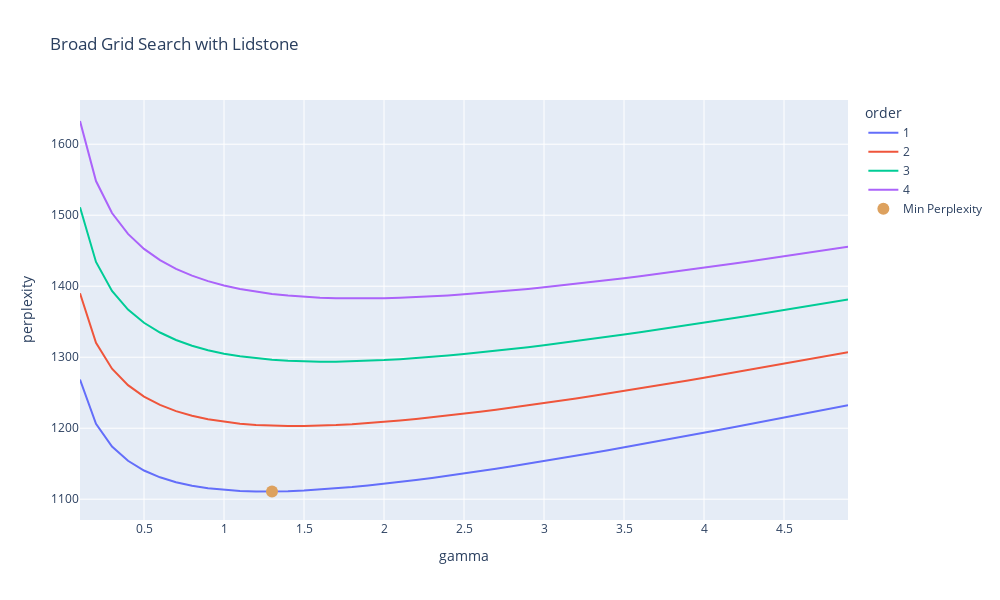

Write notebook code for a chart like this one.
### Markdown cell above
#### Plotting Grid Search

### Code cell
fig = px.line(results_df, x='gamma', y='perplexity', color='order', 
              color_discrete_sequence=px.colors.qualitative.Plotly,
              title = "Broad Grid Search with Lidstone")
fig.add_trace(go.Scatter(x=[results_df_slice.loc[best_index,'gamma']], y=[results_df_slice.loc[best_index,'perplexity']], mode='markers', marker=dict(color='#DDA15E', size=12),name='Min Perplexity'))
fig.update_layout(width=1000, height=600)
fig.show()

### Figure 1 — Plotly figure (JSON) as saved in the notebook; plotly's stock layout.template omitted (floating-point values rounded to 4 significant figures)
{"data": [{"hovertemplate": "order=1<br>gamma=%{x}<br>perplexity=%{y}<extra></extra>", "legendgroup": "1", "line": {"color": "#636EFA", "dash": "solid"}, "marker": {"symbol": "circle"}, "mode": "lines", "name": "1", "orientation": "v", "showlegend": true, "type": "scatter", "x": [0.1, 0.2, 0.3, 0.4, 0.5, 0.6, 0.7, 0.8, 0.9, 1, 1.1, 1.2, 1.3, 1.4, 1.5, 1.6, 1.7, 1.8, 1.9, 2, 2.1, 2.2, 2.3, 2.4, 2.5, 2.6, 2.7, 2.8, 2.9, 3, 3.1, 3.2, 3.3, 3.4, 3.5, 3.6, 3.7, 3.8, 3.9, 4, 4.1, 4.2, 4.3, 4.4, 4.5, 4.6, 4.7, 4.8, 4.9], "xaxis": "x", "y": [1269.0, 1206.0, 1174.0, 1154.0, 1140.0, 1131.0, 1124.0, 1119.0, 1115.0, 1113.0, 1112.0, 1111.0, 1111.0, 1111.0, 1112.0, 1113.0, 1115.0, 1117.0, 1119.0, 1122.0, 1124.0, 1127.0, 1130.0, 1133.0, 1136.0, 1139.0, 1143.0, 1146.0, 1150.0, 1154.0, 1157.0, 1161.0, 1165.0, 1169.0, 1173.0, 1177.0, 1181.0, 1185.0, 1189.0, 1194.0, 1198.0, 1202.0, 1206.0, 1211.0, 1215.0, 1219.0, 1224.0, 1228.0, 1232.0], "yaxis": "y"}, {"hovertemplate": "order=2<br>gamma=%{x}<br>perplexity=%{y}<extra></extra>", "legendgroup": "2", "line": {"color": "#EF553B", "dash": "solid"}, "marker": {"symbol": "circle"}, "mode": "lines", "name": "2", "orientation": "v", "showlegend": true, "type": "scatter", "x": [0.1, 0.2, 0.3, 0.4, 0.5, 0.6, 0.7, 0.8, 0.9, 1, 1.1, 1.2, 1.3, 1.4, 1.5, 1.6, 1.7, 1.8, 1.9, 2, 2.1, 2.2, 2.3, 2.4, 2.5, 2.6, 2.7, 2.8, 2.9, 3, 3.1, 3.2, 3.3, 3.4, 3.5, 3.6, 3.7, 3.8, 3.9, 4, 4.1, 4.2, 4.3, 4.4, 4.5, 4.6, 4.7, 4.8, 4.9], "xaxis": "x", "y": [1390.0, 1320.0, 1284.0, 1261.0, 1245.0, 1233.0, 1224.0, 1218.0, 1213.0, 1209.0, 1206.0, 1205.0, 1204.0, 1203.0, 1203.0, 1204.0, 1204.0, 1206.0, 1207.0, 1209.0, 1211.0, 1213.0, 1215.0, 1218.0, 1220.0, 1223.0, 1226.0, 1229.0, 1232.0, 1235.0, 1239.0, 1242.0, 1245.0, 1249.0, 1252.0, 1256.0, 1260.0, 1263.0, 1267.0, 1271.0, 1275.0, 1279.0, 1283.0, 1287.0, 1291.0, 1295.0, 1299.0, 1303.0, 1307.0], "yaxis": "y"}, {"hovertemplate": "order=3<br>gamma=%{x}<br>perplexity=%{y}<extra></extra>", "legendgroup": "3", "line": {"color": "#00CC96", "dash": "solid"}, "marker": {"symbol": "circle"}, "mode": "lines", "name": "3", "orientation": "v", "showlegend": true, "type": "scatter", "x": [0.1, 0.2, 0.3, 0.4, 0.5, 0.6, 0.7, 0.8, 0.9, 1, 1.1, 1.2, 1.3, 1.4, 1.5, 1.6, 1.7, 1.8, 1.9, 2, 2.1, 2.2, 2.3, 2.4, 2.5, 2.6, 2.7, 2.8, 2.9, 3, 3.1, 3.2, 3.3, 3.4, 3.5, 3.6, 3.7, 3.8, 3.9, 4, 4.1, 4.2, 4.3, 4.4, 4.5, 4.6, 4.7, 4.8, 4.9], "xaxis": "x", "y": [1511.0, 1434.0, 1393.0, 1367.0, 1349.0, 1335.0, 1324.0, 1316.0, 1310.0, 1305.0, 1301.0, 1298.0, 1296.0, 1295.0, 1294.0, 1294.0, 1294.0, 1294.0, 1295.0, 1296.0, 1297.0, 1299.0, 1300.0, 1302.0, 1304.0, 1307.0, 1309.0, 1312.0, 1314.0, 1317.0, 1320.0, 1323.0, 1326.0, 1329.0, 1332.0, 1335.0, 1338.0, 1342.0, 1345.0, 1349.0, 1352.0, 1356.0, 1359.0, 1363.0, 1366.0, 1370.0, 1374.0, 1378.0, 1381.0], "yaxis": "y"}, {"hovertemplate": "order=4<br>gamma=%{x}<br>perplexity=%{y}<extra></extra>", "legendgroup": "4", "line": {"color": "#AB63FA", "dash": "solid"}, "marker": {"symbol": "circle"}, "mode": "lines", "name": "4", "orientation": "v", "showlegend": true, "type": "scatter", "x": [0.1, 0.2, 0.3, 0.4, 0.5, 0.6, 0.7, 0.8, 0.9, 1, 1.1, 1.2, 1.3, 1.4, 1.5, 1.6, 1.7, 1.8, 1.9, 2, 2.1, 2.2, 2.3, 2.4, 2.5, 2.6, 2.7, 2.8, 2.9, 3, 3.1, 3.2, 3.3, 3.4, 3.5, 3.6, 3.7, 3.8, 3.9, 4, 4.1, 4.2, 4.3, 4.4, 4.5, 4.6, 4.7, 4.8, 4.9], "xaxis": "x", "y": [1633.0, 1548.0, 1503.0, 1474.0, 1453.0, 1437.0, 1425.0, 1415.0, 1407.0, 1401.0, 1396.0, 1392.0, 1389.0, 1387.0, 1385.0, 1384.0, 1383.0, 1383.0, 1383.0, 1383.0, 1384.0, 1385.0, 1386.0, 1387.0, 1389.0, 1390.0, 1392.0, 1394.0, 1396.0, 1398.0, 1401.0, 1403.0, 1406.0, 1409.0, 1411.0, 1414.0, 1417.0, 1420.0, 1423.0, 1426.0, 1429.0, 1432.0, 1436.0, 1439.0, 1442.0, 1445.0, 1449.0, 1452.0, 1456.0], "yaxis": "y"}, {"marker": {"color": "#DDA15E", "size": 12}, "mode": "markers", "name": "Min Perplexity", "type": "scatter", "x": [1.3], "y": [1111.0]}], "layout": {"height": 600, "legend": {"title": {"text": "order"}, "tracegroupgap": 0}, "title": {"text": "Broad Grid Search with Lidstone"}, "width": 1000, "xaxis": {"anchor": "y", "domain": [0, 1], "title": {"text": "gamma"}}, "yaxis": {"anchor": "x", "domain": [0, 1], "title": {"text": "perplexity"}}}}
